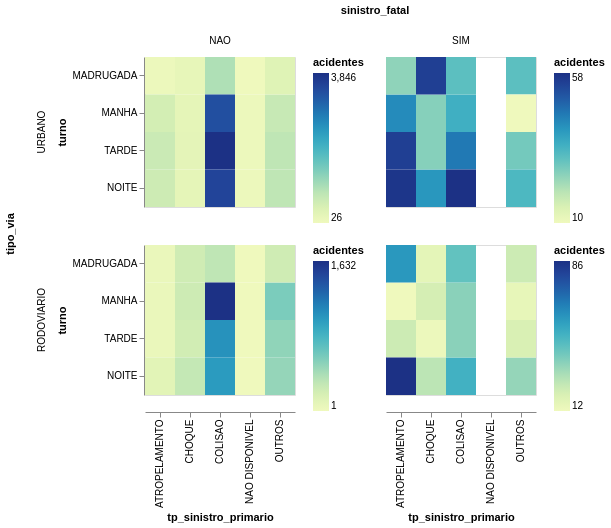

The cell this chart's notebook holds for it:
### Code cell
df_sinistros.group_by('tp_sinistro_primario', 'turno', 'tipo_via', 'sinistro_fatal').agg(pl.len().alias('acidentes')) \
    .plot.rect(x='tp_sinistro_primario', color='acidentes', y='turno', row='tipo_via', column='sinistro_fatal') \
    .properties(height=150, width=150) \
    .resolve_scale(color='independent')

### Figure 1 — Vega-Lite specification as saved in the notebook (floating-point values rounded to 4 significant figures)
{"config": {"view": {"continuousWidth": 300, "continuousHeight": 300}}, "data": {"name": "data-4596f34f6bb96608a73bd960f1eee0f7"}, "mark": {"type": "rect", "tooltip": true}, "encoding": {"color": {"field": "acidentes", "type": "quantitative"}, "column": {"field": "sinistro_fatal", "sort": ["NAO", "SIM"], "type": "ordinal"}, "row": {"field": "tipo_via", "sort": ["URBANO", "RODOVIARIO"], "type": "ordinal"}, "x": {"field": "tp_sinistro_primario", "type": "nominal"}, "y": {"field": "turno", "sort": ["MADRUGADA", "MANHA", "TARDE", "NOITE"], "type": "ordinal"}}, "height": 150, "params": [{"name": "param_1e9efca18e7a2868", "select": {"type": "interval", "encodings": ["x", "y"]}, "bind": "scales"}], "resolve": {"scale": {"color": "independent"}}, "width": 150, "$schema": "https://vega.github.io/schema/vega-lite/v6.4.1.json", "datasets": {"data-4596f34f6bb96608a73bd960f1eee0f7": [{"tp_sinistro_primario": "ATROPELAMENTO", "turno": "TARDE", "tipo_via": "RODOVIARIO", "sinistro_fatal": "SIM", "acidentes": 23}, {"tp_sinistro_primario": "ATROPELAMENTO", "turno": "MANHA", "tipo_via": "URBANO", "sinistro_fatal": "SIM", "acidentes": 42}, {"tp_sinistro_primario": "ATROPELAMENTO", "turno": "TARDE", "tipo_via": "URBANO", "sinistro_fatal": "SIM", "acidentes": 55}, {"tp_sinistro_primario": "COLISAO", "turno": "MANHA", "tipo_via": "RODOVIARIO", "sinistro_fatal": "SIM", "acidentes": 36}, {"tp_sinistro_primario": "NAO DISPONIVEL", "turno": "NOITE", "tipo_via": "URBANO", "sinistro_fatal": "NAO", "acidentes": 87}, {"tp_sinistro_primario": "COLISAO", "turno": "TARDE", "tipo_via": "URBANO", "sinistro_fatal": "NAO", "acidentes": 3846}, {"tp_sinistro_primario": "CHOQUE", "turno": "TARDE", "tipo_via": "RODOVIARIO", "sinistro_fatal": "SIM", "acidentes": 13}, {"tp_sinistro_primario": "OUTROS", "turno": "TARDE", "tipo_via": "URBANO", "sinistro_fatal": "SIM", "acidentes": 28}, {"tp_sinistro_primario": "COLISAO", "turno": "MANHA", "tipo_via": "URBANO", "sinistro_fatal": "SIM", "acidentes": 35}, {"tp_sinistro_primario": "CHOQUE", "turno": "MANHA", "tipo_via": "URBANO", "sinistro_fatal": "SIM", "acidentes": 26}, {"tp_sinistro_primario": "ATROPELAMENTO", "turno": "MANHA", "tipo_via": "RODOVIARIO", "sinistro_fatal": "NAO", "acidentes": 43}, {"tp_sinistro_primario": "OUTROS", "turno": "NOITE", "tipo_via": "URBANO", "sinistro_fatal": "SIM", "acidentes": 33}, {"tp_sinistro_primario": "OUTROS", "turno": "NOITE", "tipo_via": "RODOVIARIO", "sinistro_fatal": "NAO", "acidentes": 488}, {"tp_sinistro_primario": "COLISAO", "turno": "NOITE", "tipo_via": "RODOVIARIO", "sinistro_fatal": "NAO", "acidentes": 997}, {"tp_sinistro_primario": "COLISAO", "turno": "NOITE", "tipo_via": "URBANO", "sinistro_fatal": "NAO", "acidentes": 3521}, {"tp_sinistro_primario": "ATROPELAMENTO", "turno": "NOITE", "tipo_via": "URBANO", "sinistro_fatal": "NAO", "acidentes": 588}, {"tp_sinistro_primario": "CHOQUE", "turno": "TARDE", "tipo_via": "RODOVIARIO", "sinistro_fatal": "NAO", "acidentes": 216}, {"tp_sinistro_primario": "ATROPELAMENTO", "turno": "TARDE", "tipo_via": "RODOVIARIO", "sinistro_fatal": "NAO", "acidentes": 45}, {"tp_sinistro_primario": "ATROPELAMENTO", "turno": "MADRUGADA", "tipo_via": "URBANO", "sinistro_fatal": "SIM", "acidentes": 25}, {"tp_sinistro_primario": "NAO DISPONIVEL", "turno": "MADRUGADA", "tipo_via": "RODOVIARIO", "sinistro_fatal": "NAO", "acidentes": 1}, {"tp_sinistro_primario": "NAO DISPONIVEL", "turno": "NOITE", "tipo_via": "RODOVIARIO", "sinistro_fatal": "NAO", "acidentes": 4}, {"tp_sinistro_primario": "COLISAO", "turno": "MADRUGADA", "tipo_via": "URBANO", "sinistro_fatal": "NAO", "acidentes": 919}, {"tp_sinistro_primario": "NAO DISPONIVEL", "turno": "TARDE", "tipo_via": "URBANO", "sinistro_fatal": "NAO", "acidentes": 80}, {"tp_sinistro_primario": "COLISAO", "turno": "MADRUGADA", "tipo_via": "RODOVIARIO", "sinistro_fatal": "NAO", "acidentes": 319}, {"tp_sinistro_primario": "CHOQUE", "turno": "TARDE", "tipo_via": "URBANO", "sinistro_fatal": "NAO", "acidentes": 244}, {"tp_sinistro_primario": "COLISAO", "turno": "MADRUGADA", "tipo_via": "RODOVIARIO", "sinistro_fatal": "SIM", "acidentes": 43}, {"tp_sinistro_primario": "CHOQUE", "turno": "NOITE", "tipo_via": "RODOVIARIO", "sinistro_fatal": "NAO", "acidentes": 290}, {"tp_sinistro_primario": "ATROPELAMENTO", "turno": "MANHA", "tipo_via": "RODOVIARIO", "sinistro_fatal": "SIM", "acidentes": 12}, {"tp_sinistro_primario": "ATROPELAMENTO", "turno": "MADRUGADA", "tipo_via": "RODOVIARIO", "sinistro_fatal": "NAO", "acidentes": 40}, {"tp_sinistro_primario": "COLISAO", "turno": "TARDE", "tipo_via": "RODOVIARIO", "sinistro_fatal": "NAO", "acidentes": 1051}, {"tp_sinistro_primario": "OUTROS", "turno": "NOITE", "tipo_via": "RODOVIARIO", "sinistro_fatal": "SIM", "acidentes": 34}, {"tp_sinistro_primario": "OUTROS", "turno": "MANHA", "tipo_via": "RODOVIARIO", "sinistro_fatal": "NAO", "acidentes": 585}, {"tp_sinistro_primario": "OUTROS", "turno": "TARDE", "tipo_via": "RODOVIARIO", "sinistro_fatal": "NAO", "acidentes": 505}, {"tp_sinistro_primario": "ATROPELAMENTO", "turno": "NOITE", "tipo_via": "URBANO", "sinistro_fatal": "SIM", "acidentes": 57}, {"tp_sinistro_primario": "OUTROS", "turno": "MADRUGADA", "tipo_via": "RODOVIARIO", "sinistro_fatal": "NAO", "acidentes": 230}, {"tp_sinistro_primario": "NAO DISPONIVEL", "turno": "MADRUGADA", "tipo_via": "URBANO", "sinistro_fatal": "NAO", "acidentes": 26}, {"tp_sinistro_primario": "OUTROS", "turno": "MANHA", "tipo_via": "RODOVIARIO", "sinistro_fatal": "SIM", "acidentes": 15}, {"tp_sinistro_primario": "COLISAO", "turno": "MADRUGADA", "tipo_via": "URBANO", "sinistro_fatal": "SIM", "acidentes": 31}, {"tp_sinistro_primario": "COLISAO", "turno": "TARDE", "tipo_via": "URBANO", "sinistro_fatal": "SIM", "acidentes": 45}, {"tp_sinistro_primario": "CHOQUE", "turno": "MADRUGADA", "tipo_via": "URBANO", "sinistro_fatal": "SIM", "acidentes": 55}, {"tp_sinistro_primario": "CHOQUE", "turno": "MADRUGADA", "tipo_via": "RODOVIARIO", "sinistro_fatal": "SIM", "acidentes": 16}, {"tp_sinistro_primario": "COLISAO", "turno": "NOITE", "tipo_via": "RODOVIARIO", "sinistro_fatal": "SIM", "acidentes": 50}, {"tp_sinistro_primario": "COLISAO", "turno": "NOITE", "tipo_via": "URBANO", "sinistro_fatal": "SIM", "acidentes": 58}, {"tp_sinistro_primario": "ATROPELAMENTO", "turno": "MADRUGADA", "tipo_via": "URBANO", "sinistro_fatal": "NAO", "acidentes": 74}, {"tp_sinistro_primario": "COLISAO", "turno": "MANHA", "tipo_via": "RODOVIARIO", "sinistro_fatal": "NAO", "acidentes": 1632}, {"tp_sinistro_primario": "CHOQUE", "turno": "MANHA", "tipo_via": "RODOVIARIO", "sinistro_fatal": "SIM", "acidentes": 21}, {"tp_sinistro_primario": "CHOQUE", "turno": "MADRUGADA", "tipo_via": "RODOVIARIO", "sinistro_fatal": "NAO", "acidentes": 230}, {"tp_sinistro_primario": "OUTROS", "turno": "NOITE", "tipo_via": "URBANO", "sinistro_fatal": "NAO", "acidentes": 759}, {"tp_sinistro_primario": "NAO DISPONIVEL", "turno": "TARDE", "tipo_via": "RODOVIARIO", "sinistro_fatal": "NAO", "acidentes": 3}, {"tp_sinistro_primario": "COLISAO", "turno": "MANHA", "tipo_via": "URBANO", "sinistro_fatal": "NAO", "acidentes": 3352}, {"tp_sinistro_primario": "ATROPELAMENTO", "turno": "NOITE", "tipo_via": "RODOVIARIO", "sinistro_fatal": "SIM", "acidentes": 86}, {"tp_sinistro_primario": "OUTROS", "turno": "MADRUGADA", "tipo_via": "URBANO", "sinistro_fatal": "SIM", "acidentes": 31}, {"tp_sinistro_primario": "OUTROS", "turno": "MANHA", "tipo_via": "URBANO", "sinistro_fatal": "NAO", "acidentes": 666}, {"tp_sinistro_primario": "CHOQUE", "turno": "MADRUGADA", "tipo_via": "URBANO", "sinistro_fatal": "NAO", "acidentes": 175}, {"tp_sinistro_primario": "ATROPELAMENTO", "turno": "TARDE", "tipo_via": "URBANO", "sinistro_fatal": "NAO", "acidentes": 628}, {"tp_sinistro_primario": "CHOQUE", "turno": "NOITE", "tipo_via": "URBANO", "sinistro_fatal": "NAO", "acidentes": 225}, {"tp_sinistro_primario": "ATROPELAMENTO", "turno": "MADRUGADA", "tipo_via": "RODOVIARIO", "sinistro_fatal": "SIM", "acidentes": 58}, {"tp_sinistro_primario": "CHOQUE", "turno": "MANHA", "tipo_via": "URBANO", "sinistro_fatal": "NAO", "acidentes": 218}, {"tp_sinistro_primario": "OUTROS", "turno": "MADRUGADA", "tipo_via": "URBANO", "sinistro_fatal": "NAO", "acidentes": 330}, {"tp_sinistro_primario": "OUTROS", "turno": "TARDE", "tipo_via": "RODOVIARIO", "sinistro_fatal": "SIM", "acidentes": 20}, {"tp_sinistro_primario": "CHOQUE", "turno": "NOITE", "tipo_via": "URBANO", "sinistro_fatal": "SIM", "acidentes": 40}, {"tp_sinistro_primario": "OUTROS", "turno": "MADRUGADA", "tipo_via": "RODOVIARIO", "sinistro_fatal": "SIM", "acidentes": 23}, {"tp_sinistro_primario": "CHOQUE", "turno": "MANHA", "tipo_via": "RODOVIARIO", "sinistro_fatal": "NAO", "acidentes": 239}, {"tp_sinistro_primario": "NAO DISPONIVEL", "turno": "MANHA", "tipo_via": "RODOVIARIO", "sinistro_fatal": "NAO", "acidentes": 4}, {"tp_sinistro_primario": "ATROPELAMENTO", "turno": "NOITE", "tipo_via": "RODOVIARIO", "sinistro_fatal": "NAO", "acidentes": 110}, {"tp_sinistro_primario": "CHOQUE", "turno": "NOITE", "tipo_via": "RODOVIARIO", "sinistro_fatal": "SIM", "acidentes": 27}, {"tp_sinistro_primario": "CHOQUE", "turno": "TARDE", "tipo_via": "URBANO", "sinistro_fatal": "SIM", "acidentes": 26}, {"tp_sinistro_primario": "OUTROS", "turno": "MANHA", "tipo_via": "URBANO", "sinistro_fatal": "SIM", "acidentes": 10}, {"tp_sinistro_primario": "COLISAO", "turno": "TARDE", "tipo_via": "RODOVIARIO", "sinistro_fatal": "SIM", "acidentes": 36}, {"tp_sinistro_primario": "ATROPELAMENTO", "turno": "MANHA", "tipo_via": "URBANO", "sinistro_fatal": "NAO", "acidentes": 512}, {"tp_sinistro_primario": "NAO DISPONIVEL", "turno": "MANHA", "tipo_via": "URBANO", "sinistro_fatal": "NAO", "acidentes": 74}, {"tp_sinistro_primario": "OUTROS", "turno": "TARDE", "tipo_via": "URBANO", "sinistro_fatal": "NAO", "acidentes": 767}]}}
